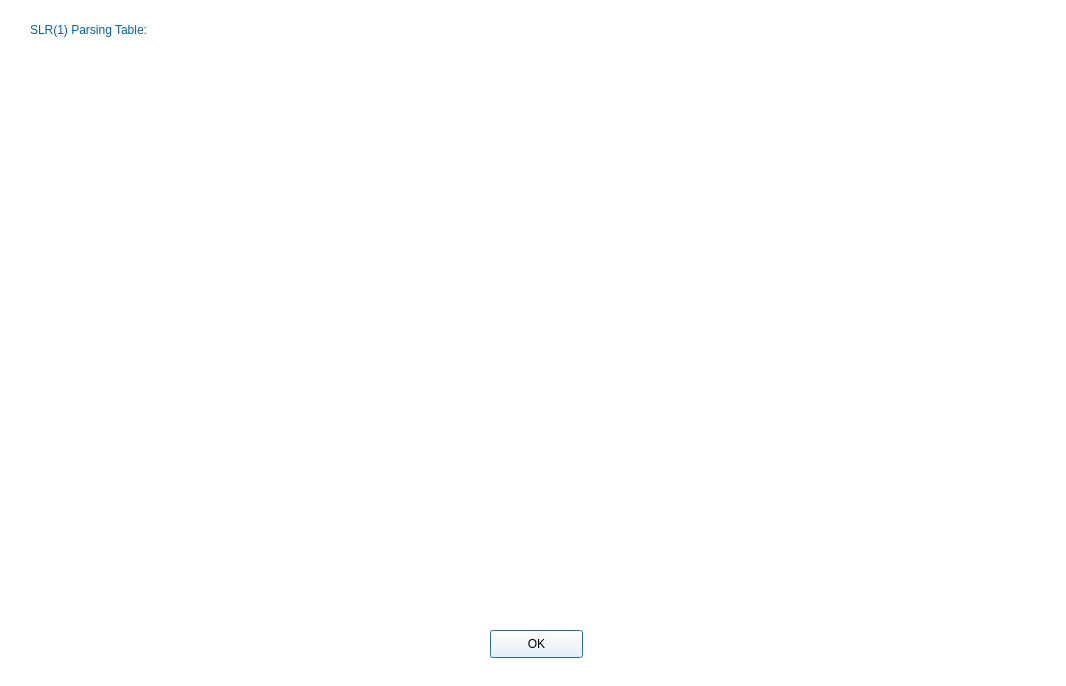
<?xml version="1.0" encoding="UTF-8"?>
<ui version="4.0">
 <class>Dialog</class>
 <widget class="QDialog" name="Dialog">
  <property name="geometry">
   <rect>
    <x>0</x>
    <y>0</y>
    <width>1066</width>
    <height>686</height>
   </rect>
  </property>
  <property name="windowTitle">
   <string>Parsing Table</string>
  </property>
  <property name="windowIcon">
   <iconset>
    <normaloff>logo.png</normaloff>logo.png</iconset>
  </property>
  <property name="styleSheet">
   <string notr="true">background-color: rgb(255, 255, 255);</string>
  </property>
  <widget class="QLabel" name="parsingTableLabel">
   <property name="geometry">
    <rect>
     <x>20</x>
     <y>50</y>
     <width>1031</width>
     <height>551</height>
    </rect>
   </property>
   <property name="text">
    <string/>
   </property>
   <property name="pixmap">
    <pixmap>res/parsingtable.png</pixmap>
   </property>
   <property name="scaledContents">
    <bool>true</bool>
   </property>
  </widget>
  <widget class="QLabel" name="insertCodeLabel">
   <property name="geometry">
    <rect>
     <x>30</x>
     <y>10</y>
     <width>341</width>
     <height>41</height>
    </rect>
   </property>
   <property name="styleSheet">
    <string notr="true">color: rgb(6, 96, 159);
font: 75 16pt &quot;Georgia&quot;;</string>
   </property>
   <property name="text">
    <string>&lt;html&gt;&lt;head/&gt;&lt;body&gt;&lt;p&gt;SLR(1) Parsing Table:&lt;/p&gt;&lt;/body&gt;&lt;/html&gt;</string>
   </property>
  </widget>
  <widget class="QPushButton" name="okPushButton">
   <property name="geometry">
    <rect>
     <x>490</x>
     <y>630</y>
     <width>93</width>
     <height>28</height>
    </rect>
   </property>
   <property name="cursor">
    <cursorShape>PointingHandCursor</cursorShape>
   </property>
   <property name="text">
    <string>OK</string>
   </property>
  </widget>
 </widget>
 <resources/>
 <connections/>
</ui>
